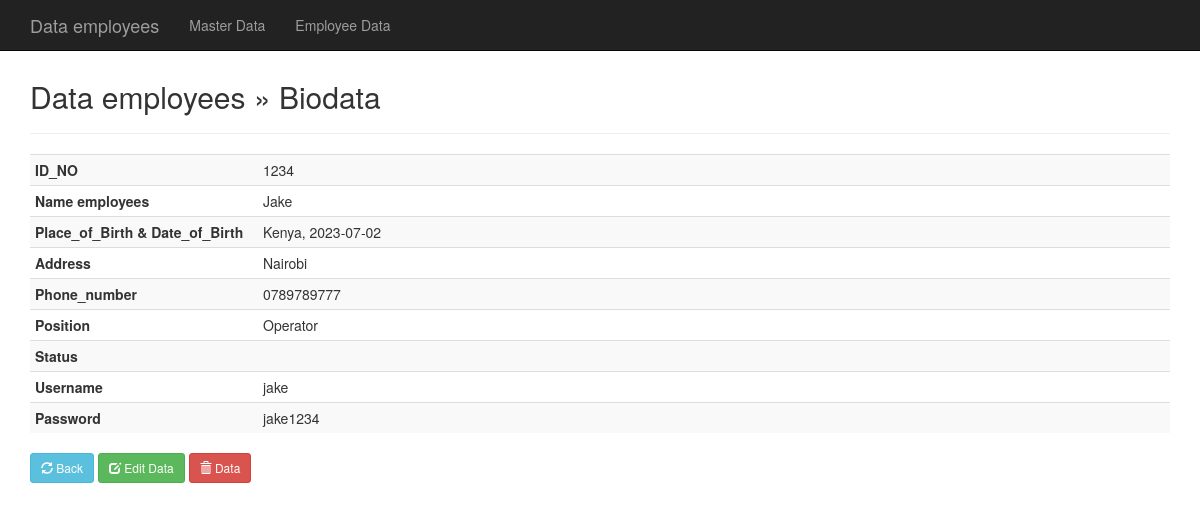
/profile.php?ID_NO=1234, run on the app's committed database.
### tables this page shows
CREATE TABLE `employees` (
  `ID_NO` varchar(10) NOT NULL,
  `name` varchar(50) NOT NULL,
  `Place_of_Birth` varchar(30) NOT NULL,
  `Date_of_Birth` varchar(30) NOT NULL,
  `Address` varchar(50) NOT NULL,
  `Phone_Number` varchar(10) NOT NULL,
  `Position` varchar(15) NOT NULL,
  `status` varchar(200) NOT NULL,
  `username` varchar(15) NOT NULL,
  `password` varchar(15) NOT NULL,
  `Tasks` varchar(250) NOT NULL
);

### profile.php (the view, shortened to what this page needs)
<?php
include("koneksi.php");
?>
<!DOCTYPE html>
<html lang="en">
<head>
	<link href="css/bootstrap.min.css" rel="stylesheet">
</head>
<body>
	<nav class="navbar navbar-inverse navbar-fixed-top">
		<div class="container">
			<div class="navbar-header">
				<a class="navbar-brand hidden-xs hidden-sm" href="http://www.hakkoblogs.com">Data employees</a>
			</div>
			<div id="navbar" class="navbar-collapse collapse">
				<ul class="nav navbar-nav">
					<li><a href="index.php">Master Data</a></li>
					<li><a href="add.php">Employee Data</a></li>
				</ul>
			</div>
		</div>
	</nav>
	<div class="container">
		<div class="content">
			<h2>Data employees &raquo; Biodata</h2>
			<hr />
			<?php
			$ID_NO = $_GET['ID_NO'];
			$sql = mysqli_query($koneksi, "SELECT * FROM employees WHERE ID_NO='$ID_NO'");
			if(mysqli_num_rows($sql) == 0){
				header("Location: index.php");
			}else{
				$row = mysqli_fetch_assoc($sql);
			}
			?>
			<table class="table table-striped table-condensed">
				<tr>
					<th width="20%">ID_NO</th>
					<td><?php echo $row['ID_NO']; ?></td>
				</tr>
				<tr>
					<th>Name employees</th>
					<td><?php echo $row['name']; ?></td>
				</tr>
				<tr>
					<th>Place_of_Birth & Date_of_Birth</th>
					<td><?php echo $row['Place_of_Birth'].', '.$row['Date_of_Birth']; ?></td>
				</tr>
				<tr>
					<th>Address</th>
					<td><?php echo $row['Address']; ?></td>
				</tr>
				<tr>
					<th>Phone_number</th>
					<td><?php echo $row['Phone_Number']; ?></td>
				</tr>
				<tr>
					<th>Position</th>
					<td><?php echo $row['Position']; ?></td>
				</tr>
				<tr>
					<th>Status</th>
					<td><?php echo $row['status']; ?></td>
				</tr>
				<tr>
					<th>Username</th>
					<td><?php echo $row['username']; ?></td>
				</tr>
				<tr>
					<th>Password</th>
					<td><?php echo $row['password']; ?></td>
				</tr>
			</table>
			<a href="index.php<?php if (!empty($_GET['filter'])) { echo '?filter=' . $_GET['filter']; } ?>" class="btn btn-sm btn-info"><span class="glyphicon glyphicon-refresh" aria-hidden="true"></span> Back</a>
			<a href="edit.php?ID_NO=<?php echo $row['ID_NO']; ?>" class="btn btn-sm btn-success"><span class="glyphicon glyphicon-edit" aria-hidden="true"></span> Edit Data</a>
			<a href="profile.php?aksi=delete&ID_NO=<?php echo $row['ID_NO']; ?>" class="btn btn-sm btn-danger" onclick="return confirm('Are you sure you want to delete the data? <?php echo $row['name']; ?>')"><span class="glyphicon glyphicon-trash" aria-hidden="true"></span> Data</a>
		</div>
	</div>
</body>
</html>

### profile.php (style rules this page uses)
.content { margin-top: 80px; }

### data on the page
employees: ID_NO "1234", name "Jake", Place_of_Birth "Kenya", Date_of_Birth "2023-07-02", Address "Nairobi", Phone_Number "0789789777", Position "Operator", username "jake", password "jake1234"
